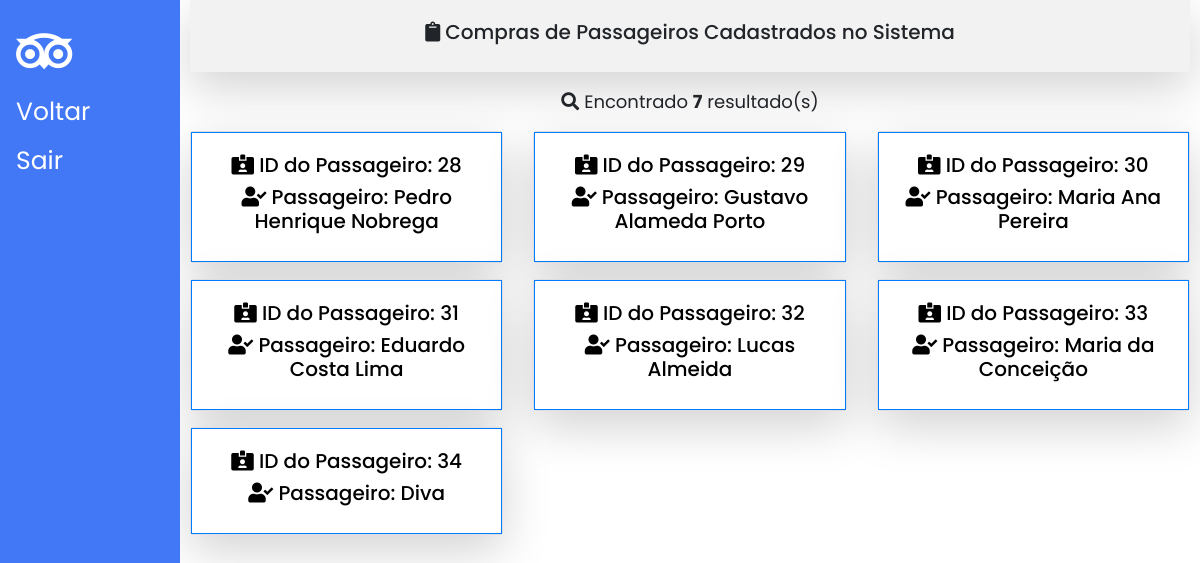
The app's page /?page=passageiro-exibir with its own data.
### tables this page shows
CREATE TABLE `cliente` (
  `id_passageiro` int(11) NOT NULL,
  `nome` varchar(60) DEFAULT NULL,
  `cpf` varchar(16) DEFAULT NULL,
  `email` varchar(40) DEFAULT NULL,
  `tel` varchar(20) DEFAULT NULL,
  `cep` varchar(10) DEFAULT NULL,
  `endereco` varchar(40) DEFAULT NULL,
  `data_partida` varchar(10) DEFAULT NULL,
  `data_chegada` varchar(10) DEFAULT NULL,
  `quantidade_passagens` int(11) DEFAULT NULL,
  `valor_total` varchar(12) DEFAULT NULL,
  `pagamento` varchar(10) DEFAULT NULL,
  `idorigem` int(11) DEFAULT NULL,
  `iddestino` int(11) DEFAULT NULL
);

### passageiro/passageiro-exibir.php (the view, shortened to what this page needs)
<div class="sidenav titulo">
    <a class="navbar-brand" href="#"><i class="fab fa-tripadvisor fa-2x"></i></a>
    <a href="?page=painel">Voltar</a>
    <a href="?page=principal">Sair</a>
</div>
<div class="main texto text-center">
    <?php
    $sql = "SELECT * FROM cliente AS c
			INNER JOIN origem AS o
            ON c.idorigem = o.id_origem
            INNER JOIN destinos AS d
            On c.iddestino = d.id_destino";
    $res = $conn->query($sql) or die($conn->error);
    $qtd = $res->num_rows;
    if ($qtd > 0) {
        print '<div class="shadow-lg mb-3 rounded">
                <div class="card-body text-center"style="background-color: #f2f2f2;">
                <h5><i class="fas fa-clipboard"></i>
                  Compras de Passageiros Cadastrados no Sistema<h5>
                </div>
              </div>';
        print '<p><i class="fas fa-search"></i> Encontrado <b>' . $qtd . '</b> resultado(s)</p> ';
        print '<div class="row row-cols-1 row-cols-md-3">';
        while ($row = $res->fetch_object()) {
            print "<a style='color: black !important; text-decoration: none;' href='?page=passageiro-perfil&id_passageiro=" . $row->id_passageiro . "'>";
            print '
            <div class="col">
            <div class="card zoom shadow-lg mb-3 rounded">
              <div class="card-body border border-primary">
              <h5><i class="fas fa-id-card-alt"></i> ID do Passageiro: ' . $row->id_passageiro . '</h5>
              <h5><i class="fas fa-user-check"></i> Passageiro: '  . $row->nome . '</h5>
          </div>
          </div>
          </div>
          </a>';
        }
    } else {
        print "<div class='alert alert-danger'>Nenhum resultado foi encontrado</div>";
    }
    print '</div>'
    ?>
</div>

### index.php (shortened to what this page needs)
<!DOCTYPE html>
<html lang="pt-BR">
<head>
  <link rel="stylesheet" href="css/bootstrap.min.css">
  <link rel="stylesheet" href="css/fontawesome/css/all.css">
  <link rel="stylesheet" href="css/style.css">
</head>
<?php
include("database/conexao.php");
switch (@$_REQUEST["page"]) {
  case 'passageiro-exibir':
    include("passageiro/passageiro-exibir.php");
    break;
}
?>
</html>

### css/style.css (style rules this page uses)
a { color: white !important; }
body, html { height: 100%; }

### passageiro/passageiro-exibir.php (style rules this page uses)
.texto { font-family: "Poppins", "Arial", "Helvetica Neue", sans-serif; font-size: 18px; }
.titulo { font-family: "Poppins", "Arial", "Helvetica Neue", sans-serif; }
.sidenav { height: 100%; width: 180px; position: fixed; z-index: 1; top: 0; left: 0; background-color: #4278f5; overflow-x: hidden; padding-top: 20px; }
.sidenav a { padding: 6px 8px 6px 16px; text-decoration: none; font-size: 25px; color: white; display: block; }
.main { margin-left: 180px; padding: 0px 10px; }

### records on screen
cliente: id_passageiro "28", nome "Pedro Henrique Nobrega"
cliente: id_passageiro "29", nome "Gustavo Alameda Porto"
cliente: id_passageiro "30", nome "Maria Ana Pereira"
cliente: id_passageiro "31", nome "Eduardo Costa Lima"
cliente: id_passageiro "32", nome "Lucas Almeida"
cliente: id_passageiro "33", nome "Maria da Conceição"
cliente: id_passageiro "34", nome "Diva"

### other values on screen
$qtd "7"
